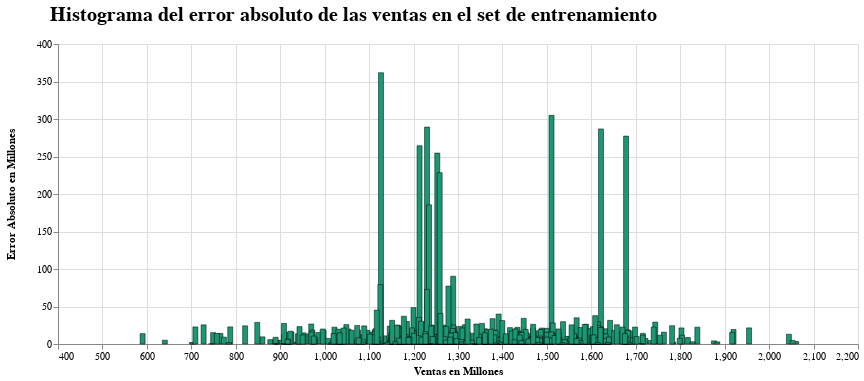

The notebook cell this image was saved under:
### Code cell
alt.Chart(results_train).mark_bar(color="#1A9873",stroke='#000000',strokeOpacity=0.5).encode(
    x=alt.X('Sales:Q', title='Ventas en Millones'),
    y=alt.Y('Absolute_Dif:Q', title='Error Absoluto en Millones', axis=alt.Axis(titlePadding=20)),
    tooltip=[alt.Tooltip('Sales:Q',title='Ventas originales'),
               alt.Tooltip('Sales_pred:Q',title='Ventas predecidas'),
            alt.Tooltip('Absolute_Dif:Q',title='Error absoluto')],
).properties(
    title='Histograma del error absoluto de las ventas en el set de entrenamiento',
    width = 800,
    height = 300
).configure_title(
    fontSize = 20,
    anchor = 'start',
    dy = -10,
    dx = 45
)

### Figure 1 — Vega-Lite specification as saved in the notebook (floating-point values rounded to 4 significant figures; data arrays with more than 128 entries replaced by an {"elided": "..."} marker saying what was removed)
{"config": {"view": {"continuousWidth": 400, "continuousHeight": 300}, "title": {"anchor": "start", "dx": 45, "dy": -10, "fontSize": 20}}, "data": {"name": "data-479eca8005f61c491b00b10678fab9a0"}, "mark": {"type": "bar", "color": "#1A9873", "stroke": "#000000", "strokeOpacity": 0.5}, "encoding": {"tooltip": [{"field": "Sales", "title": "Ventas originales", "type": "quantitative"}, {"field": "Sales_pred", "title": "Ventas predecidas", "type": "quantitative"}, {"field": "Absolute_Dif", "title": "Error absoluto", "type": "quantitative"}], "x": {"field": "Sales", "title": "Ventas en Millones", "type": "quantitative"}, "y": {"axis": {"titlePadding": 20}, "field": "Absolute_Dif", "title": "Error Absoluto en Millones", "type": "quantitative"}}, "height": 300, "title": "Histograma del error absoluto de las ventas en el set de entrenamiento", "width": 800, "$schema": "https://vega.github.io/schema/vega-lite/v4.17.0.json", "datasets": {"data-479eca8005f61c491b00b10678fab9a0": {"elided": "524 records"}}}
